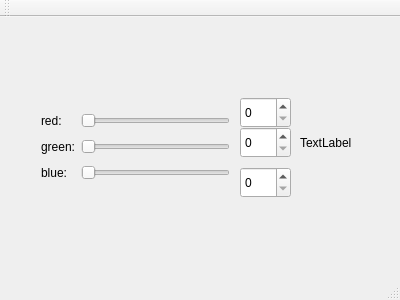
<?xml version="1.0" encoding="UTF-8"?>
<ui version="4.0">
 <class>MainWindow</class>
 <widget class="QMainWindow" name="MainWindow">
  <property name="geometry">
   <rect>
    <x>0</x>
    <y>0</y>
    <width>400</width>
    <height>300</height>
   </rect>
  </property>
  <property name="windowTitle">
   <string>MainWindow</string>
  </property>
  <widget class="QWidget" name="centralWidget">
   <widget class="QWidget" name="gridLayoutWidget">
    <property name="geometry">
     <rect>
      <x>30</x>
      <y>80</y>
      <width>211</width>
      <height>101</height>
     </rect>
    </property>
    <layout class="QGridLayout" name="gridLayout">
     <item row="1" column="1">
      <widget class="QSlider" name="horizontalSliderRed">
       <property name="orientation">
        <enum>Qt::Horizontal</enum>
       </property>
      </widget>
     </item>
     <item row="3" column="0">
      <widget class="QLabel" name="labelBlue">
       <property name="text">
        <string>blue:</string>
       </property>
      </widget>
     </item>
     <item row="1" column="0">
      <widget class="QLabel" name="labelRed">
       <property name="text">
        <string>red:</string>
       </property>
      </widget>
     </item>
     <item row="3" column="1">
      <widget class="QSlider" name="horizontalSliderBlue">
       <property name="orientation">
        <enum>Qt::Horizontal</enum>
       </property>
      </widget>
     </item>
     <item row="2" column="1">
      <widget class="QSlider" name="horizontalSliderGreen">
       <property name="orientation">
        <enum>Qt::Horizontal</enum>
       </property>
      </widget>
     </item>
     <item row="2" column="0">
      <widget class="QLabel" name="labelGreen">
       <property name="text">
        <string>green:</string>
       </property>
      </widget>
     </item>
    </layout>
   </widget>
   <widget class="QLabel" name="colorLabel">
    <property name="geometry">
     <rect>
      <x>300</x>
      <y>100</y>
      <width>62</width>
      <height>51</height>
     </rect>
    </property>
    <property name="text">
     <string>TextLabel</string>
    </property>
   </widget>
   <widget class="QSpinBox" name="spinBoxRed">
    <property name="geometry">
     <rect>
      <x>240</x>
      <y>80</y>
      <width>51</width>
      <height>31</height>
     </rect>
    </property>
   </widget>
   <widget class="QSpinBox" name="spinBoxGreen">
    <property name="geometry">
     <rect>
      <x>240</x>
      <y>110</y>
      <width>51</width>
      <height>31</height>
     </rect>
    </property>
   </widget>
   <widget class="QSpinBox" name="spinBoxBlue">
    <property name="geometry">
     <rect>
      <x>240</x>
      <y>150</y>
      <width>51</width>
      <height>31</height>
     </rect>
    </property>
   </widget>
  </widget>
  <widget class="QMenuBar" name="menuBar">
   <property name="geometry">
    <rect>
     <x>0</x>
     <y>0</y>
     <width>400</width>
     <height>25</height>
    </rect>
   </property>
  </widget>
  <widget class="QToolBar" name="mainToolBar">
   <attribute name="toolBarArea">
    <enum>TopToolBarArea</enum>
   </attribute>
   <attribute name="toolBarBreak">
    <bool>false</bool>
   </attribute>
  </widget>
  <widget class="QStatusBar" name="statusBar"/>
 </widget>
 <layoutdefault spacing="6" margin="11"/>
 <resources/>
 <connections>
  <connection>
   <sender>horizontalSliderRed</sender>
   <signal>valueChanged(int)</signal>
   <receiver>spinBoxRed</receiver>
   <slot>setValue(int)</slot>
   <hints>
    <hint type="sourcelabel">
     <x>209</x>
     <y>136</y>
    </hint>
    <hint type="destinationlabel">
     <x>279</x>
     <y>136</y>
    </hint>
   </hints>
  </connection>
  <connection>
   <sender>horizontalSliderGreen</sender>
   <signal>valueChanged(int)</signal>
   <receiver>spinBoxGreen</receiver>
   <slot>setValue(int)</slot>
   <hints>
    <hint type="sourcelabel">
     <x>214</x>
     <y>170</y>
    </hint>
    <hint type="destinationlabel">
     <x>264</x>
     <y>171</y>
    </hint>
   </hints>
  </connection>
  <connection>
   <sender>horizontalSliderBlue</sender>
   <signal>valueChanged(int)</signal>
   <receiver>spinBoxBlue</receiver>
   <slot>setValue(int)</slot>
   <hints>
    <hint type="sourcelabel">
     <x>154</x>
     <y>203</y>
    </hint>
    <hint type="destinationlabel">
     <x>274</x>
     <y>206</y>
    </hint>
   </hints>
  </connection>
  <connection>
   <sender>spinBoxRed</sender>
   <signal>valueChanged(int)</signal>
   <receiver>horizontalSliderRed</receiver>
   <slot>setValue(int)</slot>
   <hints>
    <hint type="sourcelabel">
     <x>277</x>
     <y>131</y>
    </hint>
    <hint type="destinationlabel">
     <x>150</x>
     <y>132</y>
    </hint>
   </hints>
  </connection>
  <connection>
   <sender>spinBoxGreen</sender>
   <signal>valueChanged(int)</signal>
   <receiver>horizontalSliderGreen</receiver>
   <slot>setValue(int)</slot>
   <hints>
    <hint type="sourcelabel">
     <x>267</x>
     <y>173</y>
    </hint>
    <hint type="destinationlabel">
     <x>160</x>
     <y>173</y>
    </hint>
   </hints>
  </connection>
  <connection>
   <sender>spinBoxBlue</sender>
   <signal>valueChanged(int)</signal>
   <receiver>horizontalSliderBlue</receiver>
   <slot>setValue(int)</slot>
   <hints>
    <hint type="sourcelabel">
     <x>255</x>
     <y>214</y>
    </hint>
    <hint type="destinationlabel">
     <x>163</x>
     <y>208</y>
    </hint>
   </hints>
  </connection>
 </connections>
</ui>
